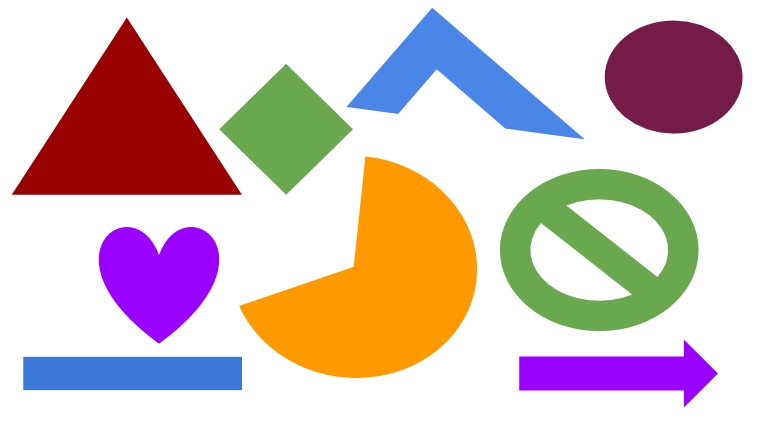
#> input picture shapes.png, 763 x 430 px
$ python BlobDetection.py shapes.png   (older library calls are emulated)
#> lines starting #> are read from the running program, lines starting #| are printed output that depends on the picture; after the words box and inside, x2 and y2 are one past the last pixel; in counts of white or black regions, pixels touching at a corner belong together
import cv2
import sys
import scipy.ndimage as ndi
import scipy
import numpy as np
import math
from math import pi
import PIL
from PIL import Image
import scipy.misc
import imageio
import random


src1 = sys.argv[1]
img = Image.open(src1).convert('L')
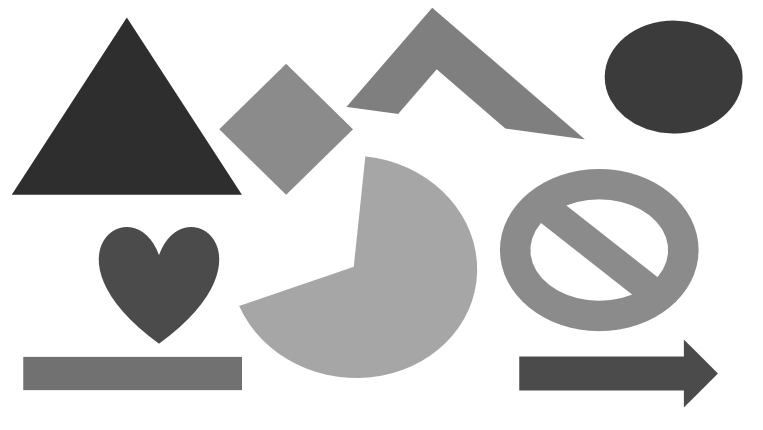
#> img: PIL image 763x430 L; min 46, max 255, mean 201.2
print("Grayscale Image Saved")
imageio.imwrite('grayscale.png', img)
img_array = np.array(img, dtype = float)

thresholdValue = int(input("Enter Threshold Value:"))
#> the answer given: 100
maximumValue = 255
im_bin = (img_array < thresholdValue) * maximumValue
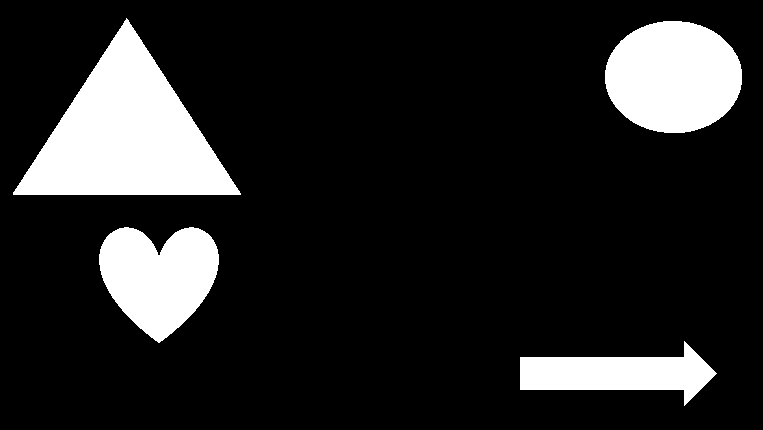
#> im_bin: shape (430, 763) int64; 14.8% white; 4 white regions, box (x1, y1, x2, y2) and area: (13, 18, 241, 195) 20371, (605, 21, 742, 133) 12099, (99, 227, 219, 343) 9525, (520, 341, 717, 406) 6501
#> (the run stopped early here; a loop or call above may not have finished)
